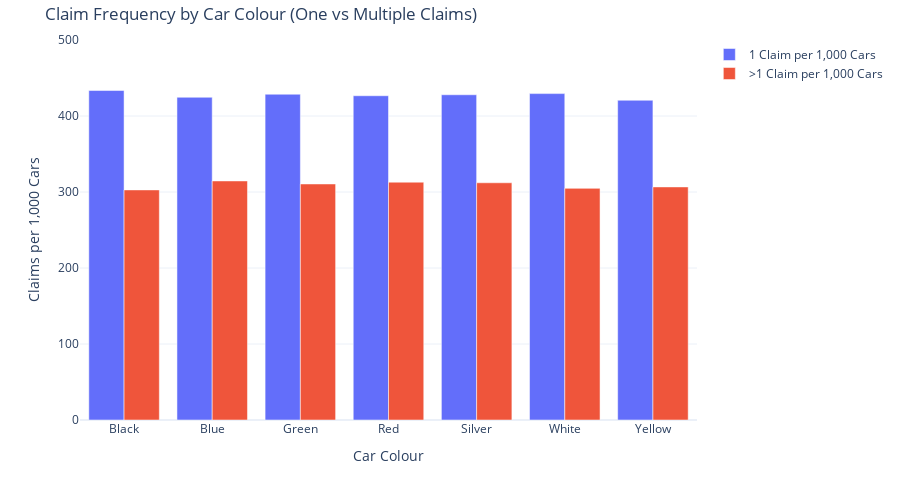

The code cell stored with this chart in its notebook:
### Code cell
fig = go.Figure()

fig.add_trace(go.Bar(
    x=df_repeat["carcolour"],
    y=df_repeat["one_claim_rate"],
    name="1 Claim per 1,000 Cars"
))

fig.add_trace(go.Bar(
    x=df_repeat["carcolour"],
    y=df_repeat["multi_claim_rate"],
    name=">1 Claim per 1,000 Cars"
))

fig.update_layout(
    title="Claim Frequency by Car Colour (One vs Multiple Claims)",
    xaxis_title="Car Colour",
    yaxis_title="Claims per 1,000 Cars",
    barmode="group",
    showlegend=True,
    yaxis=dict(range=[0,500]),
    template="plotly_white",
    height=500,
    margin=dict(t=40)
)

fig.show()

### Figure 1 — Plotly figure (JSON) as saved in the notebook; plotly's stock layout.template omitted (floating-point values rounded to 4 significant figures)
{"data": [{"name": "1 Claim per 1,000 Cars", "type": "bar", "x": ["Black", "Blue", "Green", "Red", "Silver", "White", "Yellow"], "y": [433.5, 424.6, 428.7, 426.7, 428.0, 429.5, 420.7]}, {"name": ">1 Claim per 1,000 Cars", "type": "bar", "x": ["Black", "Blue", "Green", "Red", "Silver", "White", "Yellow"], "y": [302.7, 314.5, 310.6, 312.9, 312.2, 304.8, 306.7]}], "layout": {"barmode": "group", "height": 500, "margin": {"t": 40}, "showlegend": true, "title": {"text": "Claim Frequency by Car Colour (One vs Multiple Claims)"}, "xaxis": {"title": {"text": "Car Colour"}}, "yaxis": {"range": [0, 500], "title": {"text": "Claims per 1,000 Cars"}}}}
